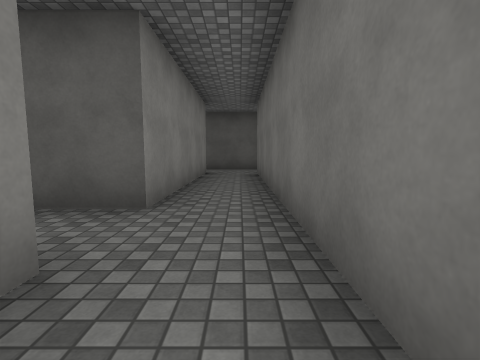
view 1 (above)

24 first-person views from a walk through a Unity game level. The camera is 1.2 m above the floor, tilts 6° down and sees 85° across. The floor is counted in squares, 2 m on a side. Each view is taken from the middle of a square. On the plan, view 1 faces up. The plan holds only what a view shows up to about 9 squares ahead; the rest is blank. The place goes on beyond the plan. The player character is not drawn. Surface patterns are stand-ins for the level's own textures.

view 2
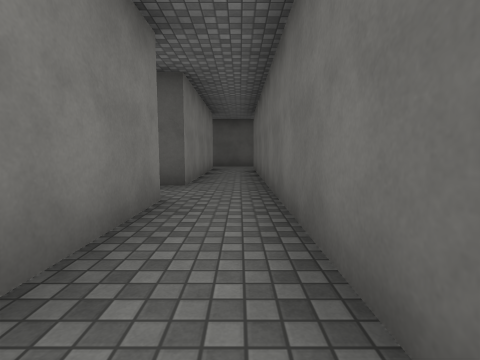

view 3
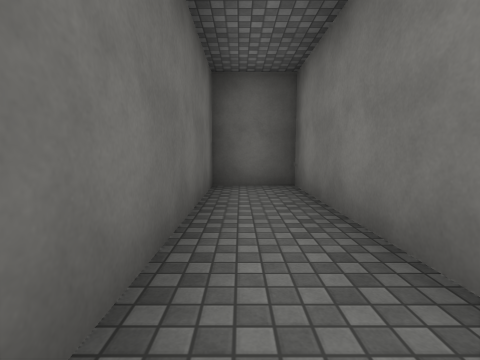

view 4
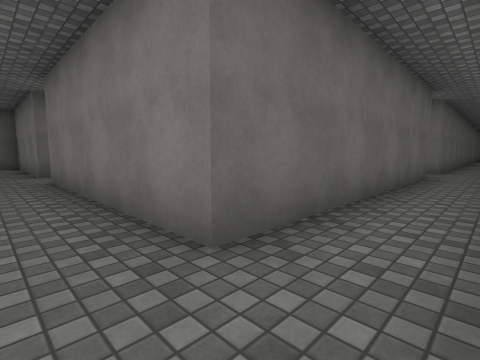

view 5
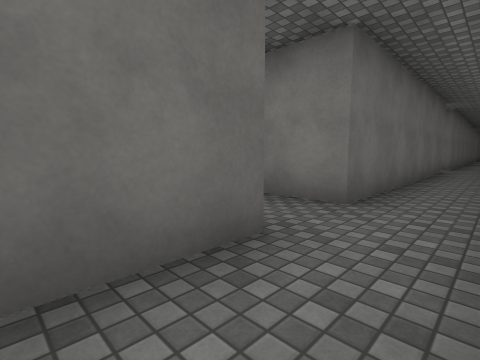

view 6
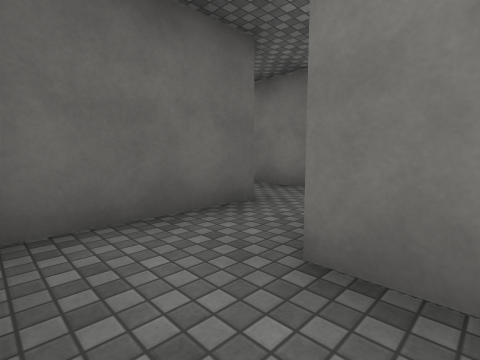

view 7
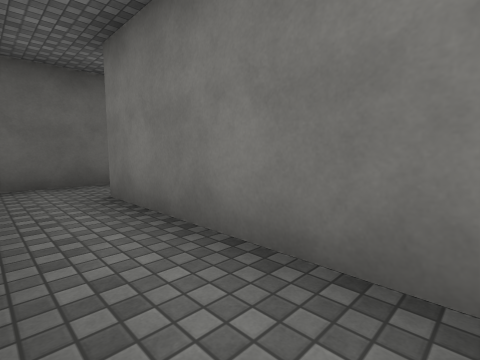

view 8
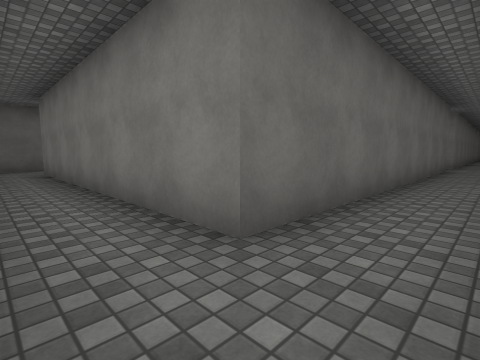

view 9
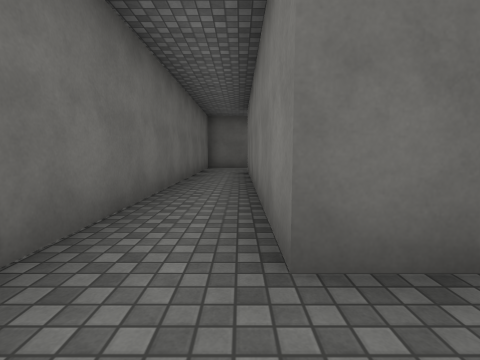

view 10
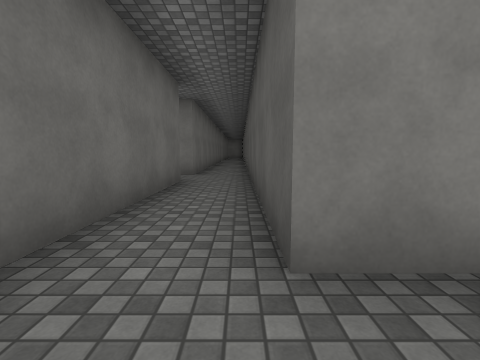

view 11
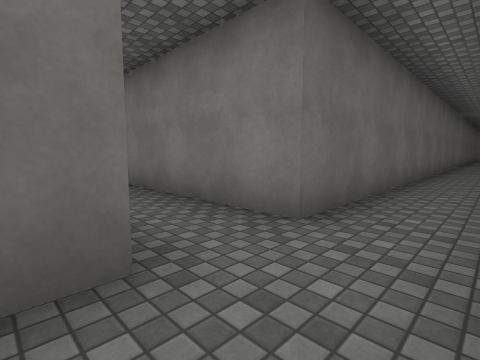

view 12
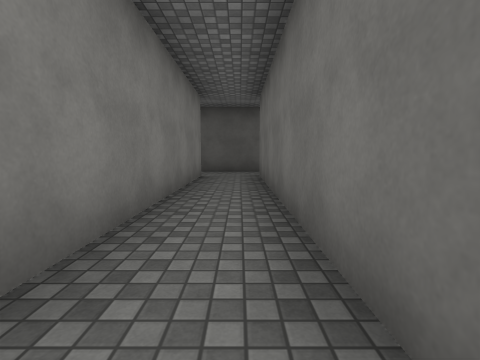

view 13
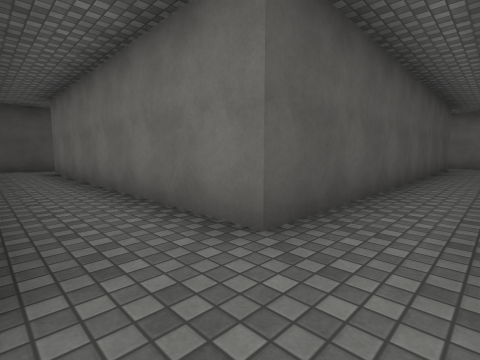

view 14
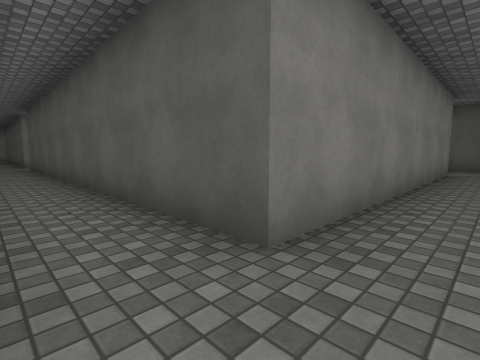

view 15
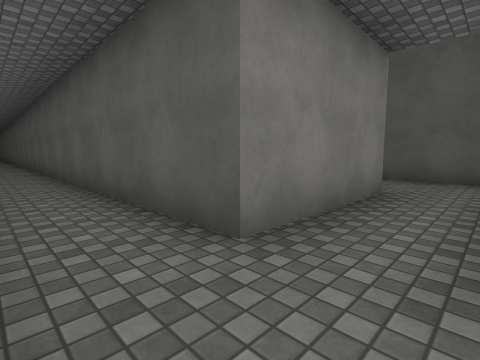

view 16
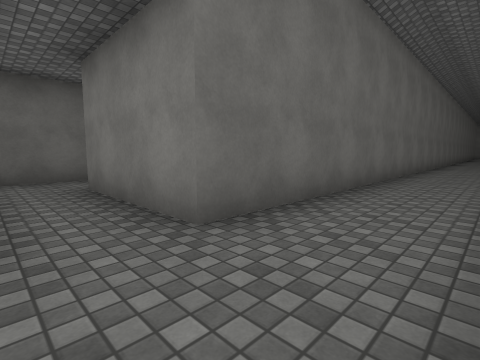

view 17
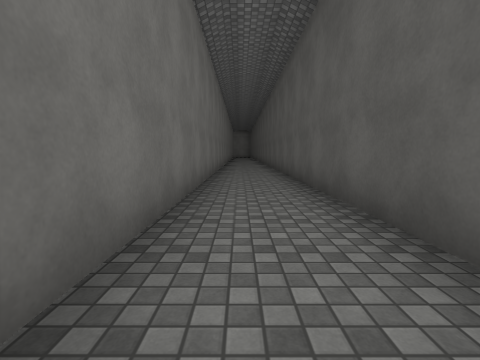

view 18
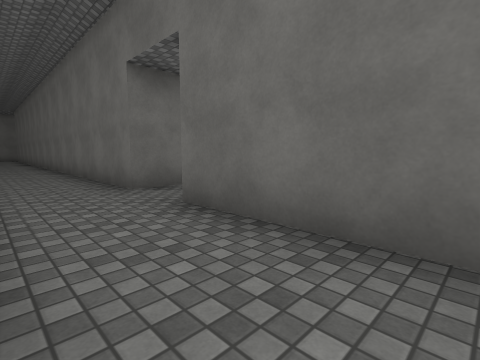

view 19
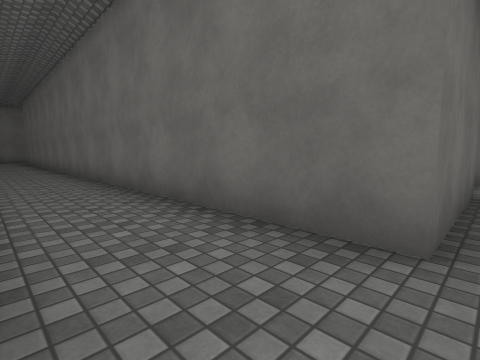

view 20
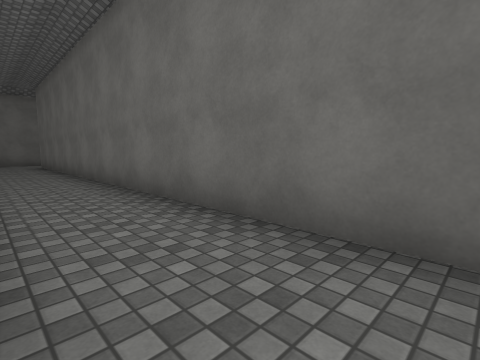

view 21
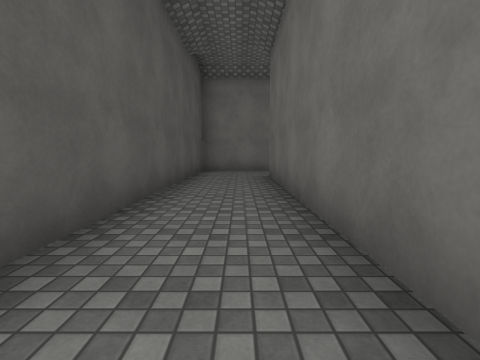

view 22
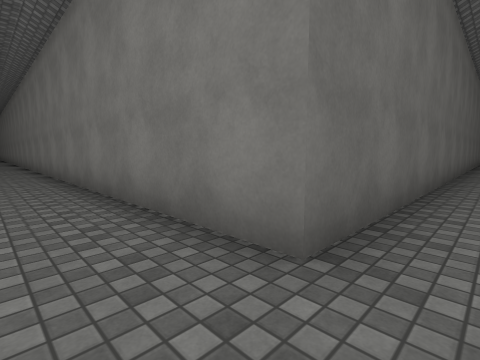

view 23
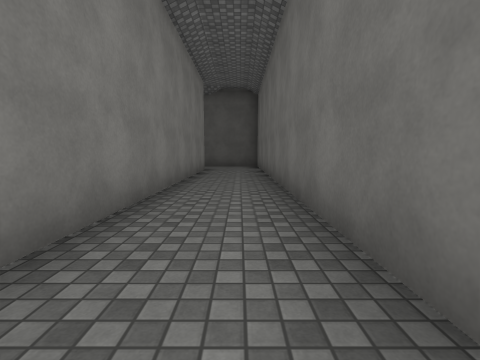

view 24
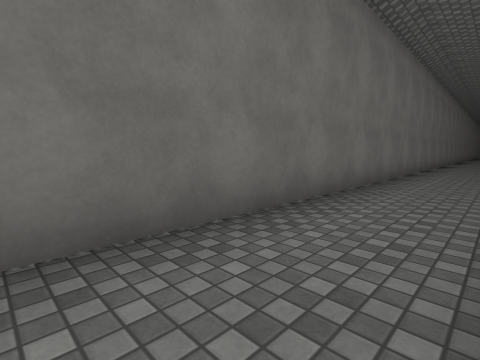

### Floor plan
Ten units are one square. View 1 is at (0, 0); x grows to the right and y downward. Boxes are objects, and circles mark ways between rooms. Rooms are numbered by the first view taken in them; rooms with no view inside come last. Other rooms are left out.
<svg viewBox="-140 -238 312 270">
<path fill="none" stroke="#000" d="M-10 -12 -10 27 5 27 5 -78M-10 -78 -10 -27M-75 -78 -10 -78M-116 -78 -90 -78M5 -78 15 -78M17 -93 -75 -93 -75 -168M-90 -168 -90 -93 -135 -93M32 -90 32 -168M15 -78 30 -78M-18 -182 -18 -212 148 -212 148 -105M-75 -168 17 -168 17 -93M-22 -233 -119 -233M167 -49 167 -233 92 -233M-135 -168 -90 -168M-131 -212 -32 -212 -32 -183 -135 -183"/>
<circle cx="0" cy="-80" r="3" fill="#2a7"/>
<circle cx="-80" cy="-160" r="3" fill="#2a7"/>
<circle cx="10" cy="-85" r="3" fill="#2a7"/>
<text x="0" y="-30">1</text>
<text x="-60" y="-90">2</text>
<text x="30" y="-130">3</text>
</svg>
Room 1 opens to room 2. Room 2 opens to room 3.

Where each view was taken, in squares from view 1:
view 1: 0 up, 0 right, facing up
view 2: 2 down, 0 right, facing up
view 3: 2 up, 0 right, facing down
view 4: 9 up, 0 right, facing down-left
view 5: 9 up, 2 right, facing down-left
view 6: 10 up, 3 right, facing down-left
view 7: 13 up, 3 right, facing down-left
view 8: 18 up, 3 right, facing down-left
view 9: 18 up, 2 right, facing down
view 10: 18 up, 2 left, facing left
view 11: 18 up, 7 left, facing down-left
view 12: 10 up, 8 left, facing up
view 13: 8 up, 9 left, facing up-right
view 14: 8 up, 8 left, facing up-left
view 15: 17 up, 2 left, facing up-left
view 16: 23 up, 2 left, facing down-left
view 17: 22 up, 3 left, facing left
view 18: 23 up, 6 left, facing down-right
view 19: 23 up, 2 left, facing down-right
view 20: 23 up, 2 right, facing down-right
view 21: 22 up, 8 right, facing right
view 22: 22 up, 16 right, facing down-left
view 23: 12 up, 16 right, facing up
view 24: 16 up, 15 right, facing down-right
